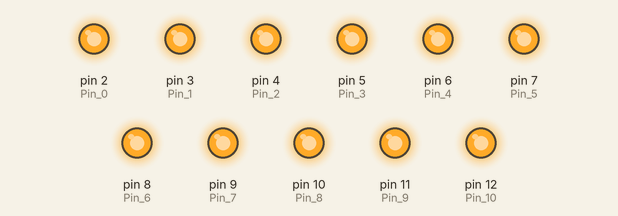
A sketch run on a simulated Arduino Uno, built with avr-gcc and run on an emulated ATmega328P. On the bench: output pins drawn as LEDs (lit = HIGH).

Above: at 0.5 s.
At 3.5 s:
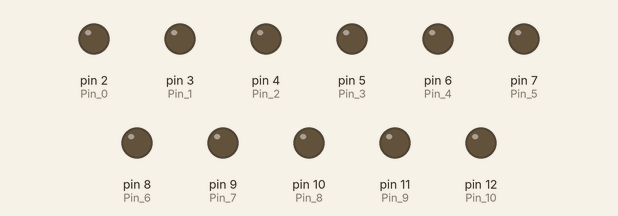
Timing chart, 0 to 4.6 s (numbered marks = the images above):
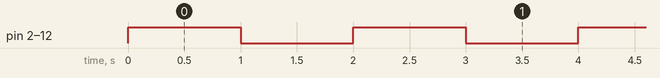

The sketch:

Switch_Magnet.ino
```cpp
/*
 * ----------------------------------------------
 * | Producer 小明明                            |
 * |电磁继电器驱动程序，最多可以12路控制继电器  |
 * |只需要普通数字口即可，PWM口也可以充当驱动口 |
 * |高低电平即可，未经过A口测试，可尝试用Analog |
 * ----------------------------------------------
 */
#define Pin_0 2
#define Pin_1 3
#define Pin_2 4
#define Pin_3 5
#define Pin_4 6
#define Pin_5 7
#define Pin_6 8
#define Pin_7 9
#define Pin_8 10
#define Pin_9 11
#define Pin_10 12
/*
 * #define Pin_11 0
 * #define Pin_12 A1
 * #define Pin_13 A2
 * #define Pin_14 A3
 * #define Pin_15 A4
 * #define Pin_16 A5
 */
void setup() {
  pinMode(Pin_0,OUTPUT);
  pinMode(Pin_1,OUTPUT);
  pinMode(Pin_2,OUTPUT);
  pinMode(Pin_3,OUTPUT);
  pinMode(Pin_4,OUTPUT);
  pinMode(Pin_5,OUTPUT);
  pinMode(Pin_6,OUTPUT);
  pinMode(Pin_7,OUTPUT);
  pinMode(Pin_8,OUTPUT);
  pinMode(Pin_9,OUTPUT);
  pinMode(Pin_10,OUTPUT);
  //pinMode(Pin_11,OUTPUT);
  //pinMode(Pin_12,OUTPUT);
  //pinMode(Pin_13,OUTPUT);
  //pinMode(Pin_14,OUTPUT);
  //pinMode(Pin_15,OUTPUT);
  //pinMode(Pin_16,OUTPUT);
}

void loop() {
  //你需要什么条件，我给你断开电源？
  digitalWrite(Pin_0,HIGH);
  digitalWrite(Pin_1,HIGH);
  digitalWrite(Pin_2,HIGH);
  digitalWrite(Pin_3,HIGH);
  digitalWrite(Pin_4,HIGH);
  digitalWrite(Pin_5,HIGH);
  digitalWrite(Pin_6,HIGH);
  digitalWrite(Pin_7,HIGH);
  digitalWrite(Pin_8,HIGH);
  digitalWrite(Pin_9,HIGH);
  digitalWrite(Pin_10,HIGH);
  //digitalWrite(Pin_11,HIGH);
  //digitalWrite(Pin_12,HIGH);
  //digitalWrite(Pin_13,HIGH);
  //digitalWrite(Pin_14,HIGH);
  //digitalWrite(Pin_15,HIGH);
  //digitalWrite(Pin_16,HIGH);
  delay(1000);
  digitalWrite(Pin_0,LOW);
  digitalWrite(Pin_1,LOW);
  digitalWrite(Pin_2,LOW);
  digitalWrite(Pin_3,LOW);
  digitalWrite(Pin_4,LOW);
  digitalWrite(Pin_5,LOW);
  digitalWrite(Pin_6,LOW);
  digitalWrite(Pin_7,LOW);
  digitalWrite(Pin_8,LOW);
  digitalWrite(Pin_9,LOW);
  digitalWrite(Pin_10,LOW);
  //digitalWrite(Pin_11,LOW);
  //digitalWrite(Pin_12,LOW);
  //digitalWrite(Pin_13,LOW);
  //digitalWrite(Pin_14,LOW);
  //digitalWrite(Pin_15,LOW);
  //digitalWrite(Pin_16,LOW);
  delay(1000);
}
```

Measured:
- by itself, pin 2 (Pin_0), pin 3 (Pin_1), pin 4 (Pin_2), pin 5 (Pin_3), pin 6 (Pin_4), pin 7 (Pin_5), pin 8 (Pin_6), pin 9 (Pin_7), pin 10 (Pin_8), pin 11 (Pin_9), pin 12 (Pin_10): alternates HIGH for 1.0 s and LOW for 1.0 s
